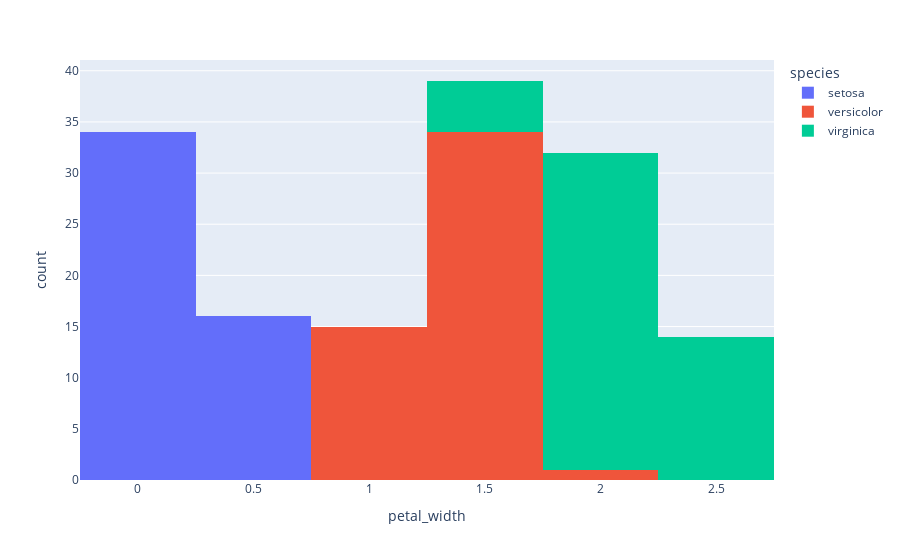

The notebook cell saved with this chart:
### Markdown cell above
## 6. Histogram

### Code cell
hist = px.histogram(df, x = 'petal_width',color = 'species')
hist.show()

### Figure 1 — Plotly figure (JSON) as saved in the notebook; plotly's stock layout.template omitted (floating-point values rounded to 4 significant figures)
{"data": [{"alignmentgroup": "True", "bingroup": "x", "hovertemplate": "species=setosa<br>petal_width=%{x}<br>count=%{y}<extra></extra>", "legendgroup": "setosa", "marker": {"color": "#636efa", "pattern": {"shape": ""}}, "name": "setosa", "offsetgroup": "setosa", "orientation": "v", "showlegend": true, "type": "histogram", "x": [0.2, 0.2, 0.2, 0.2, 0.2, 0.4, 0.3, 0.2, 0.2, 0.1, 0.2, 0.2, 0.1, 0.1, 0.2, 0.4, 0.4, 0.3, 0.3, 0.3, 0.2, 0.4, 0.2, 0.5, 0.2, 0.2, 0.4, 0.2, 0.2, 0.2, 0.2, 0.4, 0.1, 0.2, 0.2, 0.2, 0.2, 0.1, 0.2, 0.2, 0.3, 0.3, 0.2, 0.6, 0.4, 0.3, 0.2, 0.2, 0.2, 0.2], "xaxis": "x", "yaxis": "y"}, {"alignmentgroup": "True", "bingroup": "x", "hovertemplate": "species=versicolor<br>petal_width=%{x}<br>count=%{y}<extra></extra>", "legendgroup": "versicolor", "marker": {"color": "#EF553B", "pattern": {"shape": ""}}, "name": "versicolor", "offsetgroup": "versicolor", "orientation": "v", "showlegend": true, "type": "histogram", "x": [1.4, 1.5, 1.5, 1.3, 1.5, 1.3, 1.6, 1, 1.3, 1.4, 1, 1.5, 1, 1.4, 1.3, 1.4, 1.5, 1, 1.5, 1.1, 1.8, 1.3, 1.5, 1.2, 1.3, 1.4, 1.4, 1.7, 1.5, 1, 1.1, 1, 1.2, 1.6, 1.5, 1.6, 1.5, 1.3, 1.3, 1.3, 1.2, 1.4, 1.2, 1, 1.3, 1.2, 1.3, 1.3, 1.1, 1.3], "xaxis": "x", "yaxis": "y"}, {"alignmentgroup": "True", "bingroup": "x", "hovertemplate": "species=virginica<br>petal_width=%{x}<br>count=%{y}<extra></extra>", "legendgroup": "virginica", "marker": {"color": "#00cc96", "pattern": {"shape": ""}}, "name": "virginica", "offsetgroup": "virginica", "orientation": "v", "showlegend": true, "type": "histogram", "x": [2.5, 1.9, 2.1, 1.8, 2.2, 2.1, 1.7, 1.8, 1.8, 2.5, 2, 1.9, 2.1, 2, 2.4, 2.3, 1.8, 2.2, 2.3, 1.5, 2.3, 2, 2, 1.8, 2.1, 1.8, 1.8, 1.8, 2.1, 1.6, 1.9, 2, 2.2, 1.5, 1.4, 2.3, 2.4, 1.8, 1.8, 2.1, 2.4, 2.3, 1.9, 2.3, 2.5, 2.3, 1.9, 2, 2.3, 1.8], "xaxis": "x", "yaxis": "y"}], "layout": {"barmode": "relative", "legend": {"title": {"text": "species"}, "tracegroupgap": 0}, "margin": {"t": 60}, "xaxis": {"anchor": "y", "domain": [0, 1], "title": {"text": "petal_width"}}, "yaxis": {"anchor": "x", "domain": [0, 1], "title": {"text": "count"}}}}
